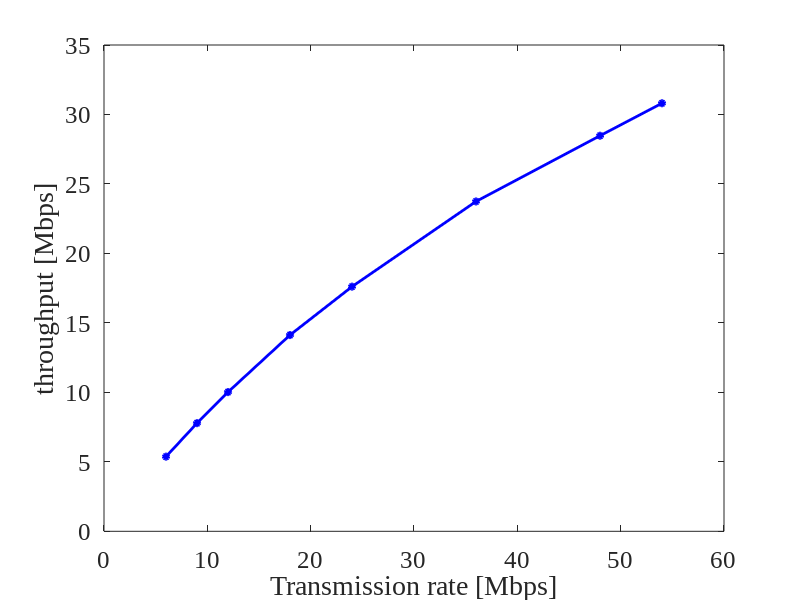

The MATLAB source for this figure:
clear;

TR = [6, 9, 12, 18, 24, 36, 48, 54]; % 伝送レート [Mbps]
databit = [24, 36, 48, 72, 96, 144, 192, 216]; % OFDMシンボルごとのデータビット[bit]

PLCP_pre = 16; % PLCPプリアンブル[μs]
PLCPhead_sig = 1; % PLCPヘッダ（シグナル）[μs]
PLCPhead_ser = 16; % PLCPヘッダ（サービス）[μs]
ACK = 80; % 802.11ACKフレーム[bit]
MAC = 192; % 802.11MACヘッダ[bit]
LLC = 64; % LLCヘッダ[bit]
packet = 12000; % IPパケット長[bit]
FCS = 32; % FCS[bit]
tail = 6; % テイルビット[bit]
SIFS = 10; % [μs]
DIFS = 34; % [μs]
backoff = 101.5; % 平均バックオフ制御時間 [μs]

overhead = zeros(size(TR));
payload = zeros(size(TR));
throughput = zeros(size(TR));

for i = 1:length(TR)
    databit_current = databit(i);
    
    % フレームの計算
    ACK_t = PLCP_pre + (PLCPhead_sig + ceil((PLCPhead_ser + ACK + FCS + tail) / databit_current)) * 4;

    data_t = PLCP_pre + (PLCPhead_sig + ceil((PLCPhead_ser + MAC + LLC + packet + FCS + tail) / databit_current)) * 4;

    
    total_tt = (ACK_t + data_t + SIFS +6+ backoff); % トータル時間計算

    throughput(i) = packet / total_tt; % スループット [Mbps]
end

% プロット

figure('Position', [100, 100, 800, 500]); % ウィンドウサイズ指定
hold on;
plot(TR, throughput, '-o', 'Color', 'b', 'LineWidth', 2, 'MarkerSize', 4, 'MarkerFaceColor', 'b');
xlabel('Transmission rate [Mbps]','FontSize', 18, 'FontName', 'Times New Roman');
ylabel('throughput [Mbps]','FontSize', 18, 'FontName', 'Times New Roman');

% 目盛りのフォントサイズ設定
set(gca, 'FontSize', 18, 'FontName', 'Times New Roman'); % 目盛り数字を大きく設定し、フォントを指定

% グラフの枠を表示
box on;
grid off;

ylim([0, 35]); % y軸の範囲を指定
xlim([0, 60]); % x軸の範囲を指定